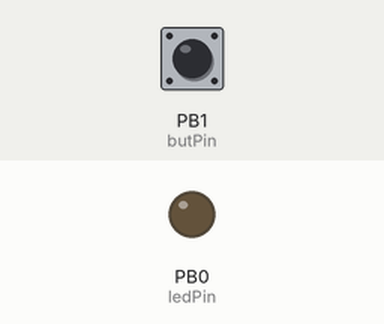
This sketch was run on a simulated ATtiny85, built with avr-gcc and run on an emulated ATtiny85. Parts: output pins drawn as LEDs (lit = HIGH). Dashed ring = blinking. The inputs (shaded band) are chosen by the test bench; at power-on: PB1 (butPin) HIGH. Sleep ends after the set time or at an interrupt; EEPROM starts erased.

Above: at 1.2 s.
1.3 s: PB1 (butPin) pulled LOW for 3.2 s
At 2.45 s:
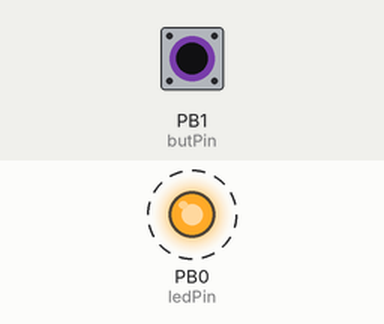
6.0 s: PB1 (butPin) pulled LOW for 3.2 s
At 7.97 s:
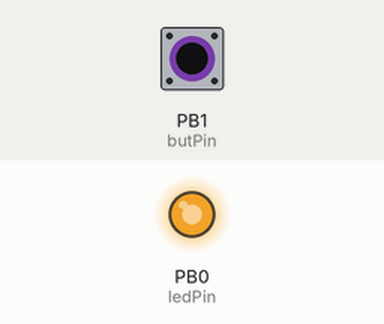
10.7 s: PB1 (butPin) pulled LOW for 0.15 s
At 11.62 s:
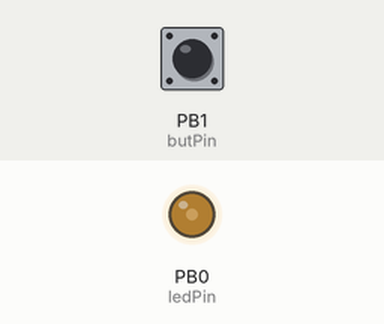
Timing chart, 0 to 19.8 s (numbered marks = the images above; inputs shaded):
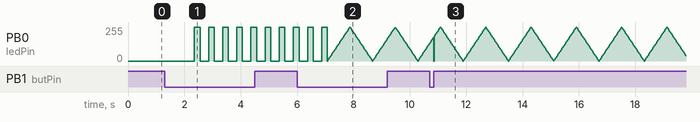

Measured:
- after the input at 1.3 s, PB0 (ledPin): alternates 255/255 for 0.20 s and 0/255 for 0.30 s, starting after 1.1 s

The sketch:

Firmware_2.ino
```cpp
// (licence header left out)
// ПІДКЛЮЧЕННЯ БІБЛІОТЕК
#include <avr/sleep.h> // Підключаємо бібліотеку для роботи з sleep_mode

// ПРИВЯЗКА ПІНІВ
#define butPin 1 // 6 Пін кнопки (PB1)
#define ledPin 0 // 5 Пін виходу pwm (PB0)

// ОГОЛОШЕННЯ ЗМІННИХ

//Обробка кнопки:
#define debounceInterval 50 // Інтервал для фільтрації дребезгу контактів кнопки. За потреби (наприклад, при неякісній кнопці) збільшіть значення
#define buttonLongPressDuration 1000 // Час, після якого програма сприймає натискання кнопки як довге
bool previousStateButton = LOW; // Попередній стан кнопки (По дефолту не натиснута)
bool longPressState = false; // Стан довгого натиску (По дефолту FALSE)
unsigned long buttonLastPress; // Запамятовує момент коли кнопку натиснули(Час останнього натискання кнопки)
unsigned long previousButtonMillis; // Запамятовує час останнього зчитування стану кнопки з урахуванням debounceInterval
unsigned long buttonPressDuration; // Зберігає данні про те скільки часу кнопка утримується

// LightMode
byte lightMode = 7; // Зберігає номер поточного режиму світіння (По дефолту це 7 режим, світлодіод не світить)
#define EEPROM_ADDR 0 // Оголошуємо адрес eeprom памяті куди зберігатиметься змінна lightMode

// sleep_mode
volatile bool sleepState = true; // Показує чи перебуває мікроконтролер у режимі сну, якщо true - спить, якщо false - працює
volatile bool isFirstPress = false; // Показує чи було вже перше коротке або довге натискання перед сном, ця змінна потрібна для коректної обробки кнопки після виходу мікроконтролера з режиму сну

// Параметри для функції ledBlink
uint16_t onDuration; // Час увімкненого стану світлодіода
uint16_t offDuration; // Час вимкненого стану світлодіода

// Параметри для функції ledFade
byte fade_period = 15; // Інтервал між кроками зміни яскравості (швидкість затухання)
byte fade_amount = 5; // Розмір кроку зміни PWM (наскільки сильно змінюється яскравість за один крок)

// ОСНОВНИЙ БЛОК КОДУ

void setup() {
  pinMode(butPin, INPUT_PULLUP); // Оголошуємо butPin як вхід з підтяжкою до VCC !Сигнал з кнопки інвертований
  pinMode(ledPin, OUTPUT);

  MCUCR|= 1<<SE; // Вмикаємо можливість переходу в режим сну, те саме що sleep_enable()
  MCUCR|=(1<<SM1) | (0<<SM0); // Задаємо режим сну: "SLEEP_MODE_PWR_DOWN" самий економний режим сну (споживання ~30мкА)

  GIMSK|= 1<<INT0; // Вмикаємо переривання INT0 на 6 піні(PB1), переривання спрацьовує коли на піні зявляється LOW (низький рівень сигналу)
  sei(); // Дозволяємо глобальні переривання, насправді це не обовязково писати, але йой най буде)
}

// Функція читання з EEPROM
uint8_t eeprom_read(uint8_t addr) {
  while (EECR & (1 << EEPE));     // Чекаємо завершення попереднього запису
  EEAR = addr;                    // Записуємо адресу у регістр адреси EEPROM
  EECR |= (1 << EERE);            // Запускаємо операцію читання з EEPROM
  return EEDR;                    // Повертаємо прочитане значення з регістру даних EEPROM
}

// Функція запису в EEPROM
void eeprom_write(uint8_t addr, uint8_t data) {
  while (EECR & (1 << EEPE));     // Чекаємо, поки завершиться попередній запис
  EEAR = addr;                    // Встановлюємо адресу EEPROM, куди будемо записувати
  EEDR = data;                    // Записуємо байт даних у регістр даних EEPROM
  EECR |= (1 << EEMPE);           // Встановлюємо дозвіл на запис
  EECR |= (1 << EEPE);            // Виконуємо запис
}

// Функція мигання світлодіодом
void ledBlink(){
  static unsigned long previousMillis = 0; // Попередній час
  static bool ledState = false; // Стан світлодіоду

  // Якщо ledState is true та пройшло більше мілісекунд за onDuration
  if (ledState && millis() - previousMillis >= onDuration)
  {
    previousMillis = millis(); // Попередній час = поточний час
    ledState = false;
    analogWrite(ledPin, 0); // Світлодіод виключений
  }
  // Інакше якщо !ledState is true та пройшло більше мілісекунд за offDuration
  else if (!ledState && millis() - previousMillis >= offDuration)
  {
    previousMillis = millis(); // Попередній час = поточний час
    ledState = true;
    analogWrite(ledPin, 255); // Включаємо світлодіод на максимальній яскравості
  }
}

// Функція яка реалізує ефект дихаючого світла
void ledFade(){
  static unsigned long previousMillis = 0; // Попередній час
  static byte brightness = 0; // Яскравість світлодіода

  // Якщо пройшло більше мілісекунд за fade_period
  if (millis() - previousMillis >= fade_period)
  {
    previousMillis = millis(); // Попередній час = поточний час

    analogWrite(ledPin, brightness); // Включаємо світлодіод на яскравості bightness
    brightness += fade_amount; // збільшуємо яскравість світлодіода на fade_amount

    // Якщо яскравість світлодіоду мінімальна або максимальна
    if (brightness <= 0 || brightness >= 255)
    {
      fade_amount = -fade_amount; // Змінюємо знак fade_amount
    }
  }
}

// Функція обробника кнопки
void buttonProcessing() {

  if(millis() - previousButtonMillis > debounceInterval) // Фльтруємо дребезг кнопки
  {
    bool buttonState = !digitalRead(butPin); // Читаємо стан кнопки та інвертуємо його, оскільки кнопка з INPUT_PULLUP

    if (buttonState == HIGH && previousStateButton == LOW && !longPressState) // Перевіряє чи кнопка натиснута
    {
      buttonLastPress = millis();
      previousStateButton = HIGH;
    }

    buttonPressDuration = millis() - buttonLastPress; // Віднімаємо поточний час millis() від buttonLastPress щоб дізнатися скільки часу кнопка натиснута

    if (buttonState == HIGH && !longPressState && buttonPressDuration >= buttonLongPressDuration) // Обробка довгого натискання
    {
      longPressState = true;
      lightMode = (lightMode + 1) % 7; // Поступово збільшуємо lightMode, якщо lightMode > 6 ми його обнуляємо
      // 7 це номер останнього режиму який по дефолту повинен вимикати світлодіод, тому якщо ви змінили кількість режимів то також змініть це значення

      if(!isFirstPress) //Перевірка чи ще не було короткого натискання кнопки після sleep_mode
      {
        isFirstPress = true;
      }
    }

    if (buttonState == LOW && previousStateButton == HIGH) // Перевіряє чи кнопка відпущена
    {
      previousStateButton = LOW;
      longPressState = false;

      if (buttonPressDuration < buttonLongPressDuration) // Обробка короткого натискання
      {

        if (isFirstPress) // Якщо коротке натискання вже відбулося після виходу зі сну
        {
          eeprom_write(EEPROM_ADDR, lightMode); // Записуємо останній вибраний режим у EEPROM
          lightMode = 7; // lightMode присвоюємо 7, це останній режим у якому світлодіод повинен бути повністю вимкненим
          sleepState = true; // Прапорець sleepState присвоюємо true, щоб мікроконтролер зайшов у сон
        }
        else
        {
          isFirstPress = true;
        }
      }
    }
    previousButtonMillis = millis(); // Попередній час = поточний час
  }
}

// Функція перемикання режимів
void lightSwitch(){

  switch (lightMode)
  {
    // 1 Режим (Максимальна яскравість)
    case 0:
    digitalWrite(ledPin, HIGH); // Cвітимо на максимальну яскравість (Споживання ~350мА)
    break;

    // 2 Режим (Середня яскравість)
    case 1:
    analogWrite(ledPin, 100); // Яскравість: 100 із 255, середня яскравість (Споживання ~140мА)
    break;

    // 3 Режим (Мінімальна яскравість)
    case 2:
    analogWrite(ledPin, 25); // Яскравість 25 із 255, мінімальна яскравість (Споживання ~40мА)
    break;

    // 4 Режим (Блимання повільне)
    case 3:
    // Задаємо значення перед викликом функції
    onDuration = 600;  // Світлодіод світить 600ms
    offDuration = 900; // Світлодіод виключений 900ms
    ledBlink();        // Викликаємо функцію
    break;

    // 5 Режим (Блимання швидке)
    case 4:
    // Задаємо значення перед викликом функції
    onDuration = 200;  // Світлодіод світить 200ms
    offDuration = 300; // Світлодіод виключений 300ms
    ledBlink();        // Викликаємо функцію
    break;

    // 6 Режим (Дихаючий ефект)
    case 5:
    ledFade();         // Викликаємо функцію
    break;

    // 7 Режим (Еко режим, тільки короткочасні імпульси)
    case 6:
    // Задаємо значення перед викликом функції
    onDuration = 60;    // Світлодіод світить 60ms
    offDuration = 1500; // Світлодіод виключений 1500ms
    ledBlink();         // Викликаємо функцію
    break;

    // Стан світлодіоду по замовчуванню (Виключений)
    case 7:
    analogWrite(ledPin, 0); // Яскравість 0 із 255, світлодіод виключений
    break;
  }
}

// Обробник переривань, запускається коли мікроконтролер знаходиться у режимі сну та спрацьовує переривання INT0 на PB1
ISR(INT0_vect){
  lightMode = eeprom_read(EEPROM_ADDR); // Читаємо останній режим світіння з EEPROM та присвоюєм його lightMode
  isFirstPress = false; // За замовчуванням, першого натиску на кнопку ще не було
  sleepState = false; // Прапорець sleepState виставляємо в false, тим самим забороняємо режим сну та виходимо з нього у функції sleepCheck
}

// Функція перевірки сну
void sleepCheck(){
  if(sleepState) // Якщо sleepState = true, тобто режим сну дозволено
  {
    MCUCR|= 1<<SE; // Вмикаємо можливість переходу в режим сну, те саме що sleep_enable()
    GIMSK|= 1<<INT0; // Вмикаємо переривання INT0 на 6 піні(PB1), переривання спрацьовує коли на піні зявляється LOW (низький рівень сигналу)
    sleep_mode(); // Солодко засинаємо :)
  }
  else
  {
    MCUCR&= ~(1<<SE); // Забороняємо перехід в режим сну, те саме що sleep_disable()
    GIMSK&= ~(1<<INT0); // Вимикаємо переривання INT0 на PB1
  }
}

// Головний цикл
void loop() {
  sleepCheck(); // Викликаємо функцію перевірки сну
  buttonProcessing(); // Викликаємо функцію обробника кнопки
  lightSwitch(); // Викликаємо функцію перемикання режимів світіння
}

// Версія прошивки: V1.0
// Усі режими стабільні, збереження в EEPROM працює
// Режим сну перевірено — 30μA в sleep_mode
// Код протестовано на ATtiny13A @9.6 MHz, BOD level - 2.7V, живлення 3.7В Li-ion (Fuses: lfuse: 3A hfuse: FB)
```
